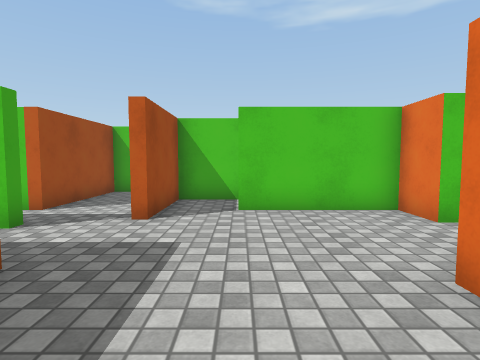
view 1 (above)

24 first-person views from a walk through a Unity game level. The camera is 1.2 m above the floor, tilts 4° down and sees 80° across. The floor is counted in squares, 1 m on a side. Each view is taken from the middle of a square. On the plan, view 1 faces up. The plan holds only what a view shows up to about 13 squares ahead; the rest is blank. The player is left out. Door leaves are left out, so doorways stand open. Surface patterns are stand-ins for the level's own textures.

view 2
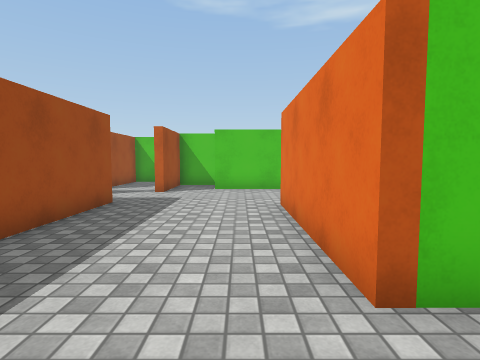

view 3
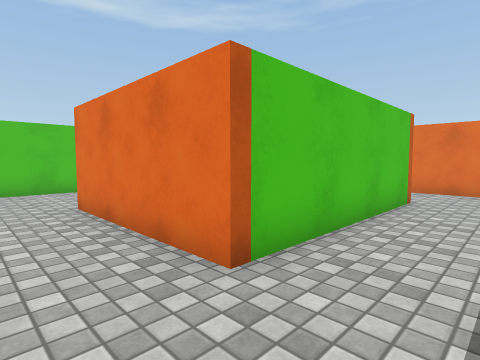

view 4
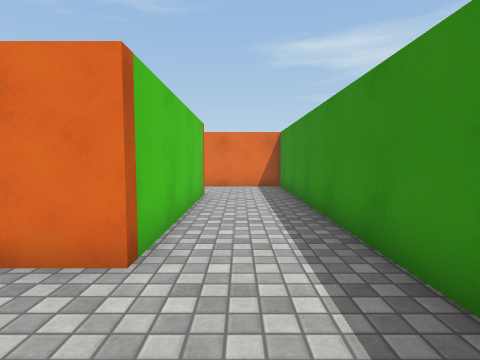

view 5
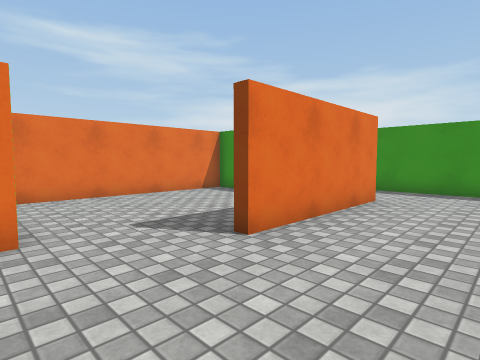

view 6
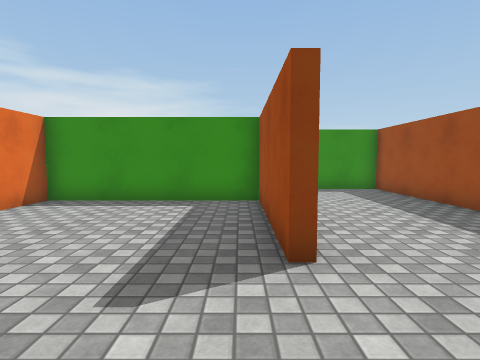

view 7
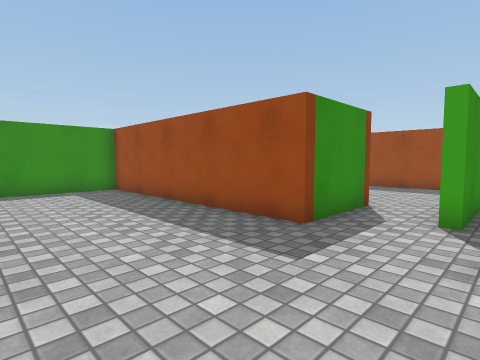

view 8
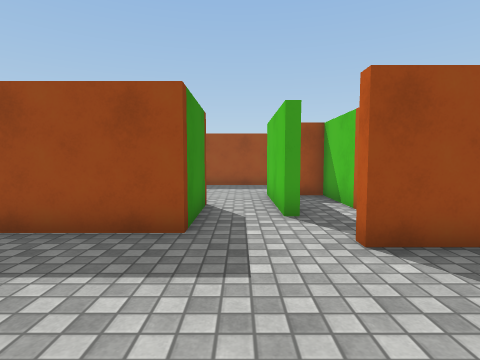

view 9
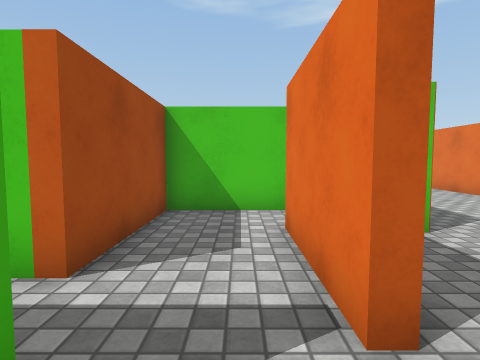

view 10
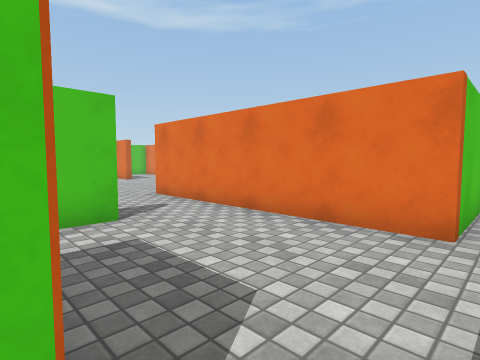

view 11
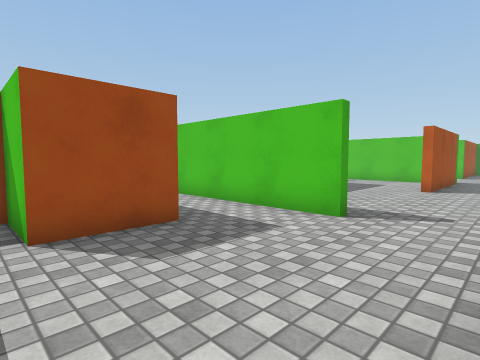

view 12
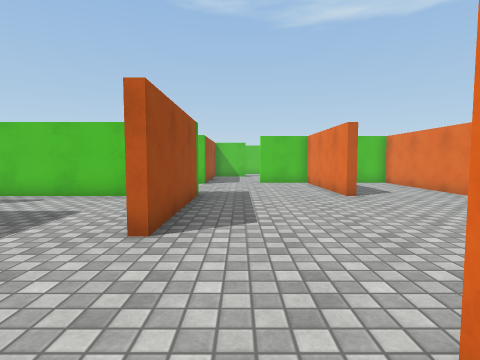

view 13
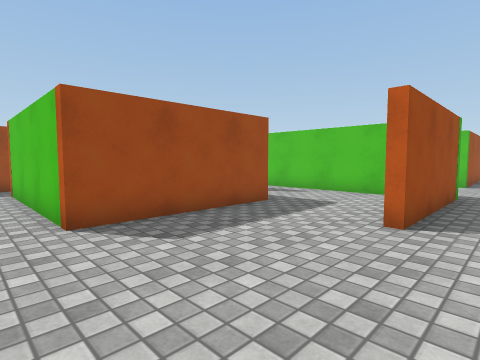

view 14
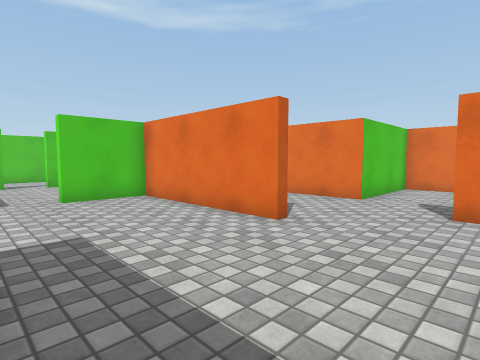

view 15
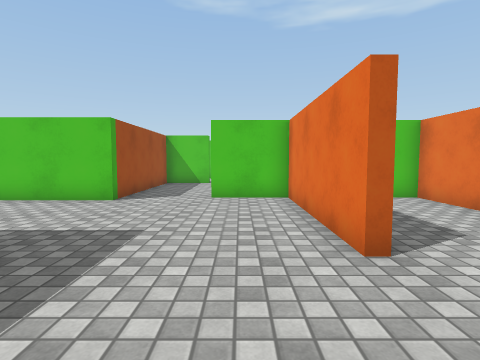

view 16
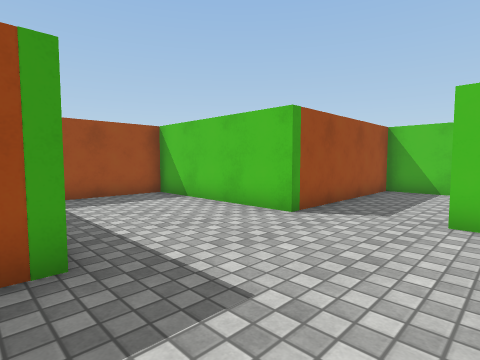

view 17
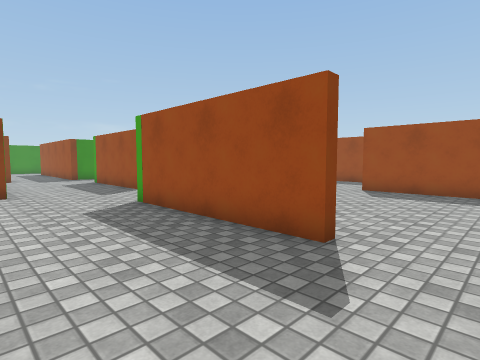

view 18
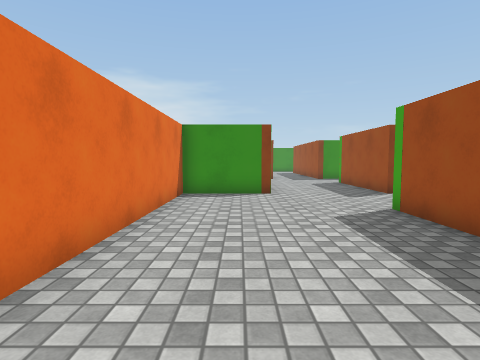

view 19
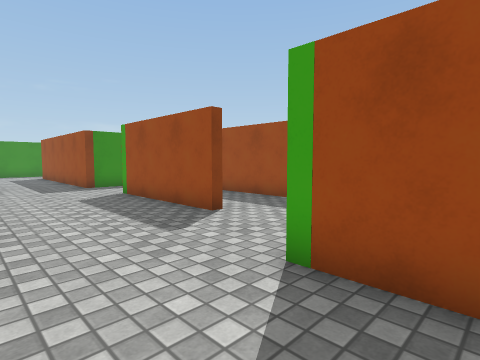

view 20
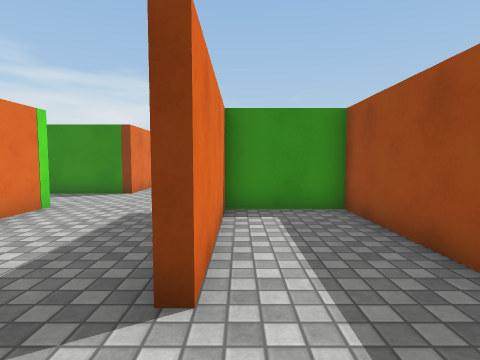

view 21
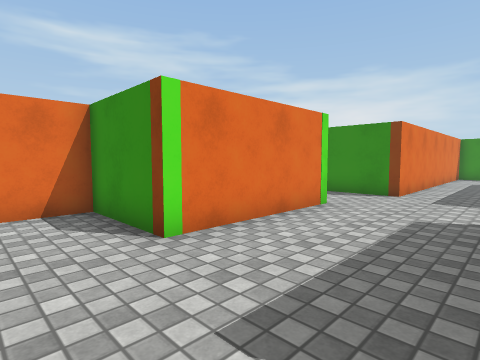

view 22
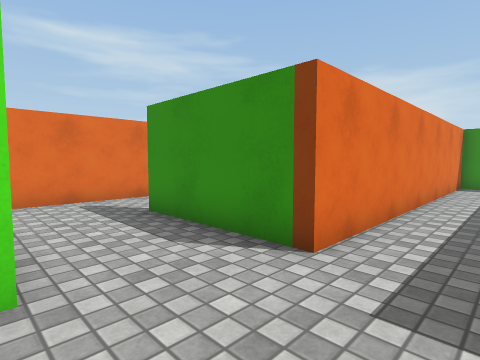

view 23
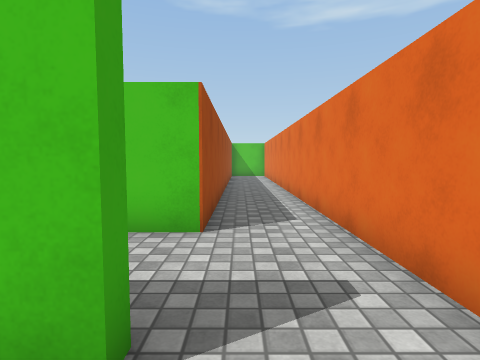

view 24
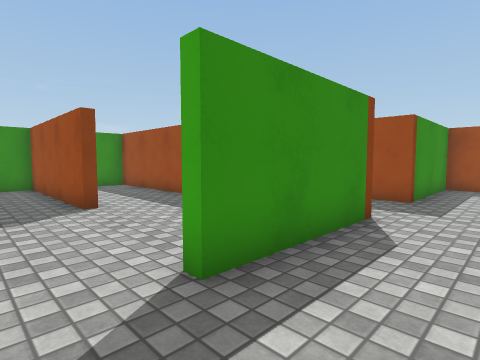

### Floor plan
Ten units are one square. View 1 is at (0, 0); x grows to the right and y downward. Boxes are objects, and circles mark ways between rooms. Rooms are numbered by the first view taken in them; rooms with no view inside come last. Other rooms are left out.
<svg viewBox="-95 -375 288 438">
<path fill="none" stroke="#000" d="M24 24 87 24 87 -49M42 -54 38 -54 38 -68 -1 -68M21 28 21 -27 26 -27 26 11M-19 -74 -19 -57 -22 -57 -22 -91M-59 -31 -26 -31 -26 58 4 58M-64 -53 -40 -53 -40 -50 -64 -50M-19 -108 -48 -108 -48 -68 -77 -68 -77 -60M54 -136 54 -90 84 -90 84 -138 87 -138 87 -86M51 -134 51 -174M99 -225 99 -230M102 -230 102 -170M22 -141 22 -137M80 -255 76 -255 76 -311 51 -311 51 -315M26 -259 26 -204 21 -204M-15 -218 -15 -163 -80 -163M163 -169 163 -87 151 -87M82 -87 51 -87M6 -255 -40 -255M160 -238 160 -255 117 -255 117 -311 109 -311M129 -86 129 -138 160 -138 160 -216M41 -69 41 -58 90 -58 90 -45M188 -64 188 -169M64 -368 59 -368M45 -368 22 -368 22 -305 -37 -305 -37 -272M91 28 21 28M4 58 119 58 119 -58 163 -58M2 -112 2 -87M22 -137 -39 -137M51 -87 51 -134M154 -5 158 -5 158 58 169 58M122 6 122 48M188 -44 188 -64M163 -58 163 -54 158 -54M2 -87 -19 -87 -19 -74"/>
<circle cx="10" cy="45" r="3" fill="#2a7"/>
<circle cx="-10" cy="-70" r="3" fill="#2a7"/>
<circle cx="35" cy="-140" r="3" fill="#2a7"/>
<circle cx="50" cy="-80" r="3" fill="#2a7"/>
<circle cx="175" cy="-60" r="3" fill="#2a7"/>
<circle cx="0" cy="-80" r="3" fill="#2a7"/>
<text x="10" y="-20">1</text>
<text x="70" y="-180">2</text>
<text x="-10" y="-120">3</text>
<text x="150" y="0">4</text>
<text x="-10" y="-80">5</text>
</svg>
Room 1 opens to room 2. Room 1 opens to room 5. Room 2 opens to room 3. Room 2 opens to room 4. Room 3 opens to room 5.

Where each view was taken, in squares from view 1:
view 1: 0 up, 0 right, facing up
view 2: 5 down, 1 right, facing up
view 3: 5 down, 0 right, facing up-right
view 4: 4 down, 1 left, facing right
view 5: 6 up, 1 left, facing down-right
view 6: 6 up, 3 right, facing down
view 7: 6 up, 2 right, facing down-left
view 8: 4 up, 2 right, facing left
view 9: 4 up, 3 left, facing up
view 10: 8 up, 0 right, facing up-right
view 11: 8 up, 5 right, facing up-left
view 12: 16 up, 4 right, facing up
view 13: 15 up, 4 right, facing up-left
view 14: 22 up, 3 right, facing up-right
view 15: 22 up, 6 right, facing up
view 16: 25 up, 6 right, facing up-left
view 17: 25 up, 14 right, facing down-left
view 18: 24 up, 14 right, facing down
view 19: 19 up, 13 right, facing down-left
view 20: 16 up, 8 right, facing down
view 21: 16 up, 9 right, facing down-right
view 22: 9 up, 10 right, facing down-right
view 23: 4 up, 17 right, facing up
view 24: 8 up, 18 right, facing down-left
